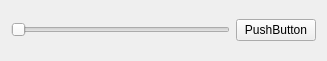
<?xml version="1.0" encoding="UTF-8"?>
<ui version="4.0">
 <class>MyLabel</class>
 <widget class="QWidget" name="MyLabel">
  <property name="geometry">
   <rect>
    <x>0</x>
    <y>0</y>
    <width>327</width>
    <height>61</height>
   </rect>
  </property>
  <property name="windowTitle">
   <string>Form</string>
  </property>
  <layout class="QGridLayout" name="gridLayout">
   <item row="0" column="0">
    <widget class="QSlider" name="horizontalSlider">
     <property name="orientation">
      <enum>Qt::Horizontal</enum>
     </property>
    </widget>
   </item>
   <item row="0" column="1">
    <widget class="QPushButton" name="pushButton">
     <property name="text">
      <string>PushButton</string>
     </property>
    </widget>
   </item>
  </layout>
 </widget>
 <resources/>
 <connections/>
</ui>
